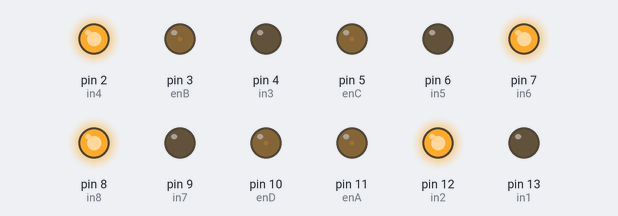
This sketch was run on a simulated Arduino Uno, built with avr-gcc and run on an emulated ATmega328P. Parts: output pins drawn as LEDs (lit = HIGH).

Above: at 0.15 s.
At 6.47 s:
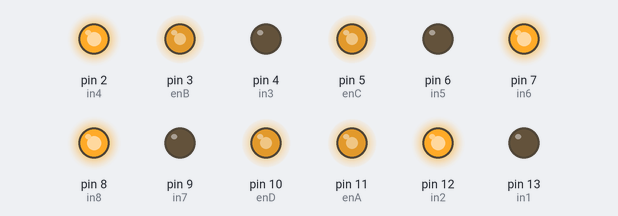
At 17.96 s:
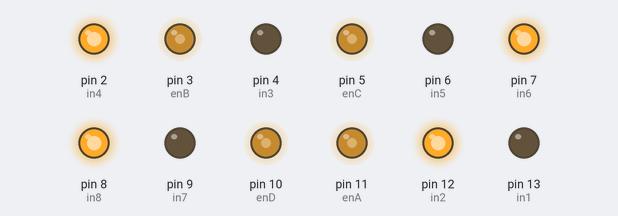
At 25.82 s:
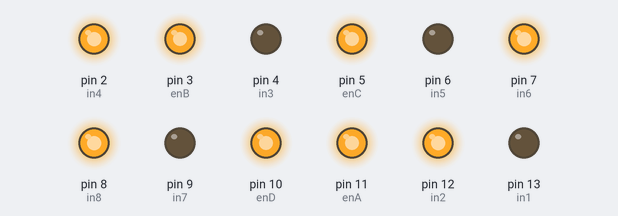
At 39.69 s:
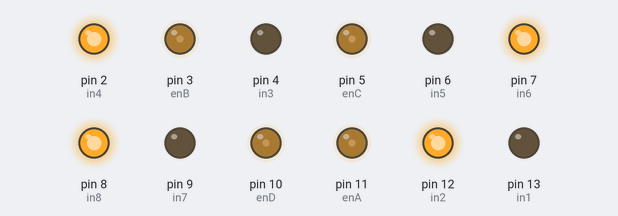
Timing chart, 0 to 40.0 s (numbered marks = the images above):
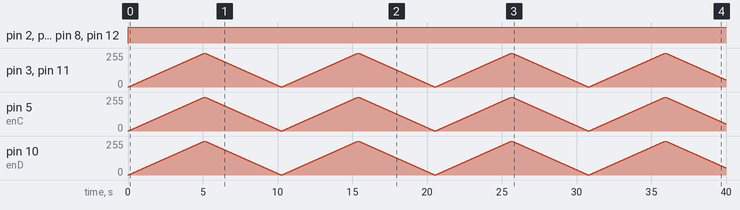

Measured:
- by itself, pin 2 (in4), pin 7 (in6), pin 8 (in8), pin 12 (in2): LOW → HIGH at 0.00 s

The sketch:

car.ino
```cpp
const byte enA = 11;
const byte in1 = 13;
const byte in2 = 12;

const byte enB = 3;
const byte in3 = 4;
const byte in4 = 2;

const byte enC = 5;
const byte in5 = 6;
const byte in6 = 7;

const byte enD = 10;
const byte in7 = 9;
const byte in8 = 8;


void setup(){
  pinMode(enA, OUTPUT);
  pinMode(in1, OUTPUT);
  pinMode(in2, OUTPUT);

  pinMode(enB, OUTPUT);
  pinMode(in3, OUTPUT);
  pinMode(in4, OUTPUT);

  pinMode(enC, OUTPUT);
  pinMode(in5, OUTPUT);
  pinMode(in6, OUTPUT);

  pinMode(enD, OUTPUT);
  pinMode(in7, OUTPUT);
  pinMode(in8, OUTPUT);

  digitalWrite(enA, LOW);
  digitalWrite(in1, LOW);
  digitalWrite(in2, LOW);
  digitalWrite(enB, LOW);
  digitalWrite(in3, LOW);
  digitalWrite(in4, LOW);
  digitalWrite(enC, LOW);
  digitalWrite(in5, LOW);
  digitalWrite(in6, LOW);
  digitalWrite(enD, LOW);
  digitalWrite(in7, LOW);
  digitalWrite(in8, LOW);

  Serial.begin(9600);
  while (! Serial);
}

void loop(){
  // Accelerating
  for (int i = 0; i <= 255; i += 1){
    analogWrite(enA, i);
    analogWrite(enB, i);
    analogWrite(enC, i);
    analogWrite(enD, i);
    digitalWrite(in1, LOW);
    digitalWrite(in2, HIGH);
    digitalWrite(in3, LOW);
    digitalWrite(in4, HIGH);
    digitalWrite(in5, LOW);
    digitalWrite(in6, HIGH);
    digitalWrite(in7, LOW);
    digitalWrite(in8, HIGH);
    delay(20);
  }

  // Decelerating
  for (int i = 255; i >= 0; i -= 1){
    analogWrite(enA, i);
    analogWrite(enB, i);
    analogWrite(enC, i);
    analogWrite(enD, i);
    digitalWrite(in1, LOW);
    digitalWrite(in2, HIGH);
    digitalWrite(in3, LOW);
    digitalWrite(in4, HIGH);
    digitalWrite(in5, LOW);
    digitalWrite(in6, HIGH);
    digitalWrite(in7, LOW);
    digitalWrite(in8, HIGH);
    delay(20);
  }
}
```
